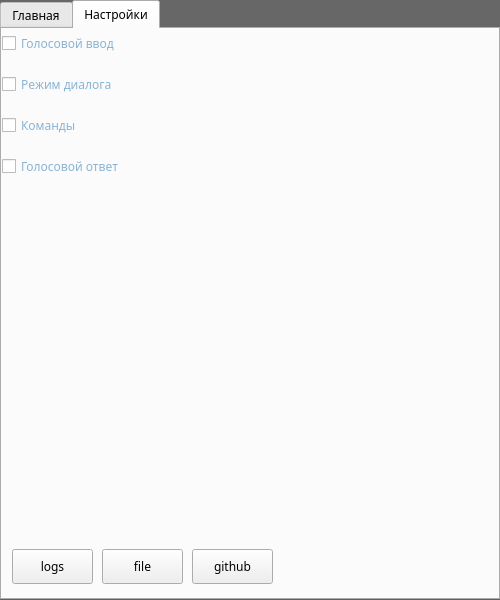
<?xml version="1.0" encoding="UTF-8"?>
<ui version="4.0">
 <class>MainWindow</class>
 <widget class="QMainWindow" name="MainWindow">
  <property name="geometry">
   <rect>
    <x>0</x>
    <y>0</y>
    <width>500</width>
    <height>600</height>
   </rect>
  </property>
  <property name="windowTitle">
   <string>Alice</string>
  </property>
  <property name="windowIcon">
   <iconset resource="res.qrc">
    <normaloff>:/icons/images/icon.svg</normaloff>:/icons/images/icon.svg</iconset>
  </property>
  <property name="styleSheet">
   <string notr="true">background-color: #676767;
font-family: Noto Sans SC</string>
  </property>
  <property name="toolButtonStyle">
   <enum>Qt::ToolButtonIconOnly</enum>
  </property>
  <widget class="QWidget" name="centralwidget">
   <widget class="QTabWidget" name="tabWidget">
    <property name="geometry">
     <rect>
      <x>0</x>
      <y>0</y>
      <width>500</width>
      <height>600</height>
     </rect>
    </property>
    <property name="maximumSize">
     <size>
      <width>500</width>
      <height>600</height>
     </size>
    </property>
    <property name="styleSheet">
     <string notr="true">background-color: rgb(143, 240, 164)rgb(26, 95, 180);</string>
    </property>
    <property name="currentIndex">
     <number>1</number>
    </property>
    <property name="iconSize">
     <size>
      <width>25</width>
      <height>25</height>
     </size>
    </property>
    <widget class="QWidget" name="main">
     <attribute name="icon">
      <iconset theme="computer"/>
     </attribute>
     <attribute name="title">
      <string>Главная</string>
     </attribute>
     <layout class="QFormLayout" name="formLayout">
      <item row="0" column="0" colspan="2">
       <widget class="QScrollArea" name="scrollArea">
        <property name="widgetResizable">
         <bool>true</bool>
        </property>
        <widget class="QWidget" name="scrollAreaWidgetContents">
         <property name="geometry">
          <rect>
           <x>0</x>
           <y>0</y>
           <width>476</width>
           <height>507</height>
          </rect>
         </property>
        </widget>
       </widget>
      </item>
      <item row="1" column="0" colspan="2">
       <widget class="QLineEdit" name="lineEdit">
        <property name="font">
         <font>
          <family>Noto Sans SC</family>
          <pointsize>12</pointsize>
         </font>
        </property>
        <property name="styleSheet">
         <string notr="true">border: 2px solid black;
background-color: rgb(222, 221, 218);
border-radius: 25px;
color: black;</string>
        </property>
        <property name="inputMask">
         <string/>
        </property>
        <property name="text">
         <string/>
        </property>
       </widget>
      </item>
     </layout>
    </widget>
    <widget class="QWidget" name="settings">
     <attribute name="icon">
      <iconset theme="emblem-system"/>
     </attribute>
     <attribute name="title">
      <string>Настройки</string>
     </attribute>
     <widget class="QPushButton" name="pushButton_2">
      <property name="geometry">
       <rect>
        <x>10</x>
        <y>520</y>
        <width>81</width>
        <height>35</height>
       </rect>
      </property>
      <property name="text">
       <string>logs</string>
      </property>
      <property name="icon">
       <iconset resource="res.qrc">
        <normaloff>:/icons/images/log.svg</normaloff>:/icons/images/log.svg</iconset>
      </property>
      <property name="iconSize">
       <size>
        <width>25</width>
        <height>25</height>
       </size>
      </property>
     </widget>
     <widget class="QPushButton" name="pushButton_3">
      <property name="geometry">
       <rect>
        <x>100</x>
        <y>520</y>
        <width>81</width>
        <height>35</height>
       </rect>
      </property>
      <property name="text">
       <string>file</string>
      </property>
      <property name="icon">
       <iconset resource="res.qrc">
        <normaloff>:/icons/images/settings_tab.svg</normaloff>:/icons/images/settings_tab.svg</iconset>
      </property>
      <property name="iconSize">
       <size>
        <width>25</width>
        <height>25</height>
       </size>
      </property>
     </widget>
     <widget class="QPushButton" name="pushButton_4">
      <property name="geometry">
       <rect>
        <x>190</x>
        <y>520</y>
        <width>81</width>
        <height>35</height>
       </rect>
      </property>
      <property name="text">
       <string>github</string>
      </property>
      <property name="icon">
       <iconset resource="res.qrc">
        <normaloff>:/icons/images/browser.svg</normaloff>:/icons/images/browser.svg</iconset>
      </property>
      <property name="iconSize">
       <size>
        <width>25</width>
        <height>25</height>
       </size>
      </property>
     </widget>
     <widget class="QWidget" name="">
      <property name="geometry">
       <rect>
        <x>0</x>
        <y>0</y>
        <width>156</width>
        <height>155</height>
       </rect>
      </property>
      <layout class="QVBoxLayout" name="verticalLayout">
       <property name="spacing">
        <number>15</number>
       </property>
       <item>
        <widget class="QCheckBox" name="checkBox_7">
         <property name="styleSheet">
          <string notr="true">color: rgb(137, 180, 213)</string>
         </property>
         <property name="text">
          <string>Голосовой ввод</string>
         </property>
        </widget>
       </item>
       <item>
        <widget class="QCheckBox" name="checkBox">
         <property name="styleSheet">
          <string notr="true">color: rgb(137, 180, 213)</string>
         </property>
         <property name="text">
          <string>Режим диалога</string>
         </property>
        </widget>
       </item>
       <item>
        <widget class="QCheckBox" name="checkBox_3">
         <property name="styleSheet">
          <string notr="true">color: rgb(137, 180, 213)</string>
         </property>
         <property name="text">
          <string>Команды</string>
         </property>
        </widget>
       </item>
       <item>
        <widget class="QCheckBox" name="checkBox_2">
         <property name="styleSheet">
          <string notr="true">color: rgb(137, 180, 213)</string>
         </property>
         <property name="text">
          <string>Голосовой ответ</string>
         </property>
        </widget>
       </item>
      </layout>
     </widget>
    </widget>
   </widget>
  </widget>
 </widget>
 <resources>
  <include location="res.qrc"/>
 </resources>
 <connections/>
</ui>
